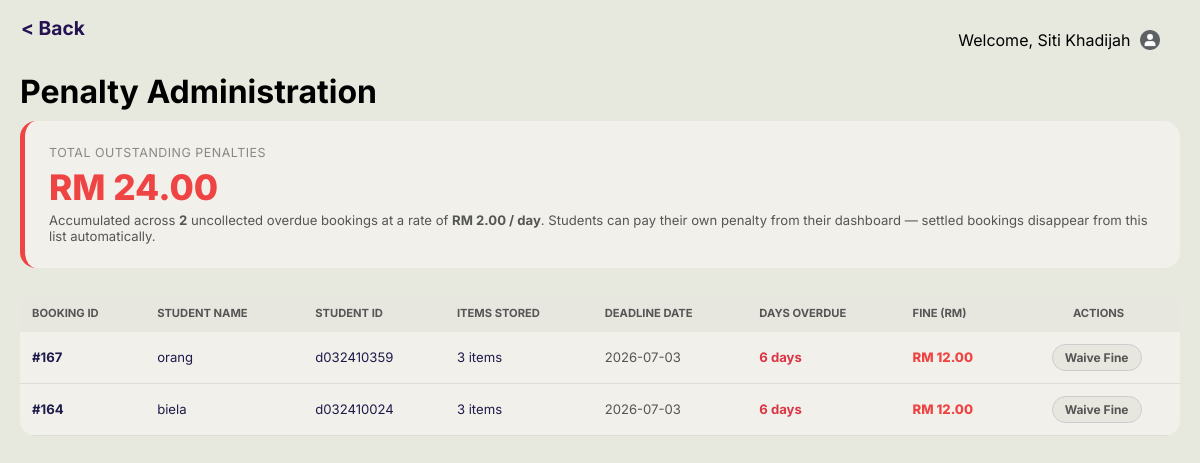
Page /staffpenalty.php (signed in) on the earlier database version.
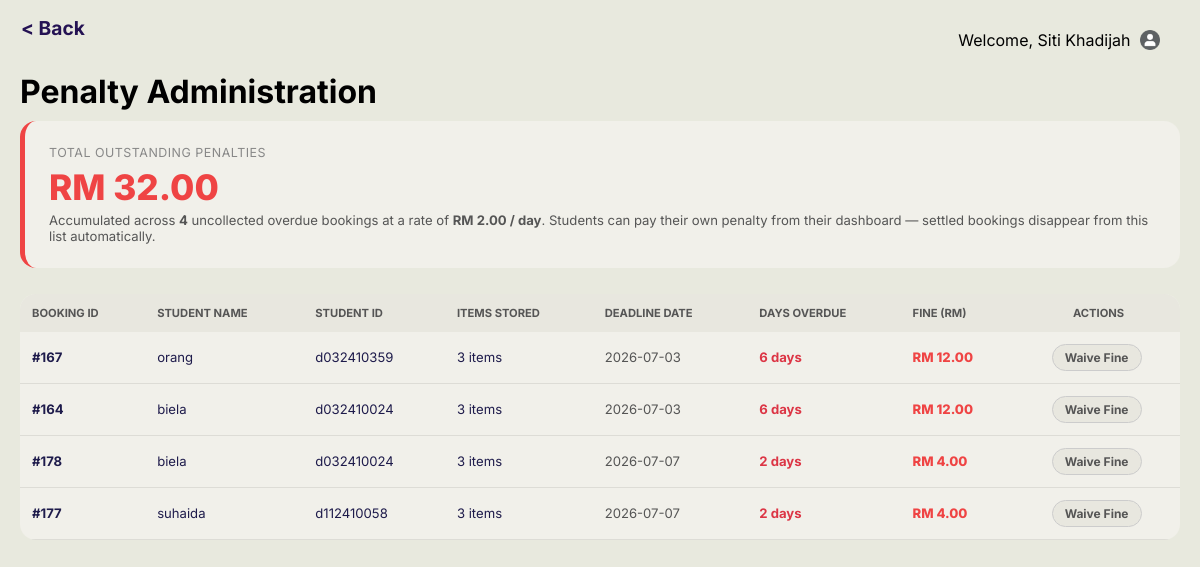
Same page on the later database version.
### tables this page shows
CREATE TABLE `booking` (
  `Booking_ID` int(100) NOT NULL,
  `Booking_Date` date NOT NULL,
  `DropOff_Date` date NOT NULL,
  `Pickup_Date` date NOT NULL,
  `Booking_Status` char(100) NOT NULL,
  `Rejection_Reason` text DEFAULT NULL,
  `Rejection_Photo` varchar(255) DEFAULT NULL,
  `Booking_Priority` char(1) NOT NULL,
  `Staff_ID` int(100) NOT NULL,
  `Student_ID` varchar(10) NOT NULL,
  `Dropoff_Photo` varchar(255) DEFAULT NULL,
  `Dropoff_Status` varchar(20) DEFAULT NULL
);

CREATE TABLE `student` (
  `Student_ID` varchar(10) NOT NULL,
  `Student_Name` varchar(100) NOT NULL,
  `Student_Mail` varchar(30) NOT NULL,
  `Student_Password` varchar(100) NOT NULL,
  `Student_PhoneNo` char(15) NOT NULL,
  `Gender` char(1) NOT NULL,
  `Residential_ID` int(100) NOT NULL
);

### staffpenalty.php (the view, shortened to what the changed rows need)
<?php
$conn = new mysqli("localhost", "root", "", "utem_accommodation");
$conn->query("SET time_zone = '+08:00'");
$PENALTY_RATE = 2.00;
$overdueQuery = $conn->query("
    SELECT
        b.Booking_ID,
        b.Pickup_Date,
        b.DropOff_Date,
        s.Student_Name,
        s.Student_ID,
        GREATEST(1, CEIL(TIMESTAMPDIFF(SECOND, DATE_ADD(b.Pickup_Date, INTERVAL 11 HOUR), NOW()) / 86400)) AS DaysOverdue,
        COALESCE(SUM(i.Quantity), 0) AS TotalItems
    FROM booking b
    LEFT JOIN student s ON b.Student_ID = s.Student_ID
    LEFT JOIN item i    ON b.Booking_ID = i.Booking_ID
    WHERE LOWER(b.Booking_Status) = 'approved'
      AND DATE_ADD(b.Pickup_Date, INTERVAL 11 HOUR) < NOW()
    GROUP BY b.Booking_ID, b.Pickup_Date, b.DropOff_Date, s.Student_Name, s.Student_ID
    ORDER BY DaysOverdue DESC
");
$totalOverdueRecords = 0;
$grandTotalPenalties = 0.00;
$overdueList         = [];
while ($row = $overdueQuery->fetch_assoc()) {
    $days = max(0, (int)$row['DaysOverdue']);
    $fine = round($days * $PENALTY_RATE, 2);
    $row['Calculated_Fine'] = $fine;
    $overdueList[]          = $row;
    $totalOverdueRecords++;
    $grandTotalPenalties += $fine;
}
?>
<!DOCTYPE html>
<html lang="en">
<head>
    <link rel="stylesheet" href="status.css">
    <link rel="stylesheet" href="mobile.css">
</head>
<body>
<div id="wrapper">
    <div class="full-content-panel">
        <h1>Penalty Administration</h1>
        <div class="penalty-hero">
            <div class="hero-title">Total Outstanding Penalties</div>
            <div class="hero-value">RM <?php echo number_format($grandTotalPenalties, 2); ?></div>
            <div class="hero-sub">
                Accumulated across <strong><?php echo $totalOverdueRecords; ?></strong>
                uncollected overdue booking<?php echo $totalOverdueRecords !== 1 ? 's' : ''; ?>
                at a rate of <strong>RM <?php echo number_format($PENALTY_RATE, 2); ?> / day</strong>.
                Students can pay their own penalty from their dashboard — settled bookings disappear from this list automatically.
            </div>
        </div>
        <div style="overflow-x:auto;">
            <table class="report-table" style="width:100%; border-collapse:collapse; background:#f1f0ea; border-radius:16px; overflow:hidden; font-size:0.82rem;">
                <thead>
                    <tr style="background:#e8e7df; color:#555; font-size:0.7rem; text-transform:uppercase; text-align:left;">
                        <th style="padding:12px;">Booking ID</th>
                        <th style="padding:12px;">Student Name</th>
                        <th style="padding:12px;">Student ID</th>
                        <th style="padding:12px;">Items Stored</th>
                        <th style="padding:12px;">Deadline Date</th>
                        <th style="padding:12px;">Days Overdue</th>
                        <th style="padding:12px;">Fine (RM)</th>
                        <th style="padding:12px; text-align:center;">Actions</th>
                    </tr>
                </thead>
                <tbody>
                <?php if (!empty($overdueList)): ?>
                    <?php foreach ($overdueList as $item): ?>
                    <tr style="color:#1e1b4b; border-bottom:1px solid #dddcd6;">
                        <td style="padding:12px; font-weight:700;">#<?php echo $item['Booking_ID']; ?></td>
                        <td style="padding:12px;"><?php echo htmlspecialchars($item['Student_Name']); ?></td>
                        <td style="padding:12px;"><?php echo htmlspecialchars($item['Student_ID']); ?></td>
                        <td style="padding:12px;"><?php echo $item['TotalItems']; ?> item<?php echo $item['TotalItems'] != 1 ? 's' : ''; ?></td>
                        <td style="padding:12px; color:#555;"><?php echo htmlspecialchars($item['Pickup_Date']); ?></td>
                        <td style="padding:12px; font-weight:700; color:#dc3545;"><?php echo $item['DaysOverdue']; ?> day<?php echo $item['DaysOverdue'] != 1 ? 's' : ''; ?></td>
                        <td style="padding:12px; font-weight:800; color:#ef4444;">RM <?php echo number_format($item['Calculated_Fine'], 2); ?></td>
                        <td style="padding:12px; text-align:center;">
                            <form method="POST" style="display:inline-block; margin:0;">
                                <button type="submit" name="action_type" value="waive" class="action-btn btn-waive"
                                    onclick="return confirm('Waive penalty for Booking #<?php echo $item['Booking_ID']; ?>?')">
                                    Waive Fine
                                </button>
                            </form>
                        </td>
                    </tr>
                    <?php endforeach; ?>
                <?php endif; ?>
                </tbody>
            </table>
        </div>
    </div>
</div>
</body>
</html>

Differences in the rows shown:
added booking: Booking_ID "178", Student_ID.Student_Name "biela", Student_ID.Student_ID "d032410024", TotalItems "3", Pickup_Date "2026-07-07", DaysOverdue "2", Calculated_Fine "4.00"
added booking: Booking_ID "177", Student_ID.Student_Name "suhaida", Student_ID.Student_ID "d112410058", TotalItems "3", Pickup_Date "2026-07-07", DaysOverdue "2", Calculated_Fine "4.00"
Other differences:
$grandTotalPenalties: "24.00" → "32.00"
$totalOverdueRecords: "2" → "4"
